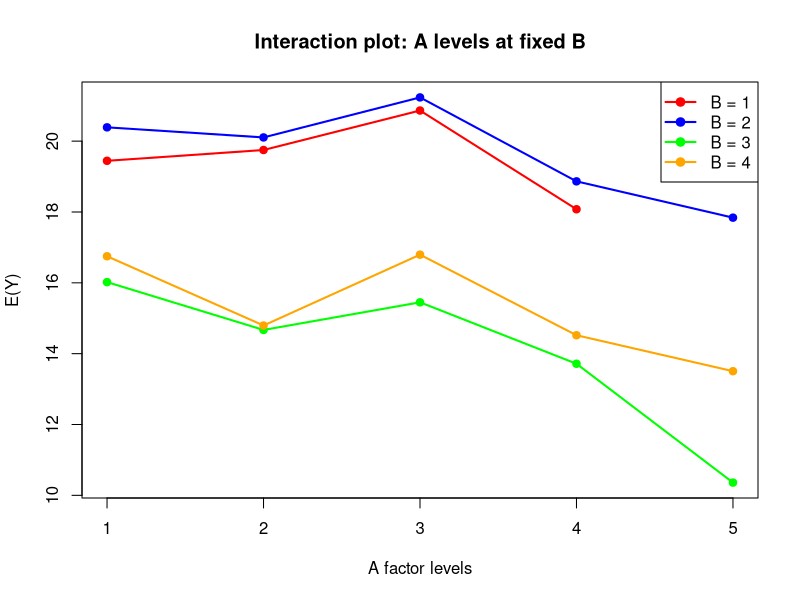
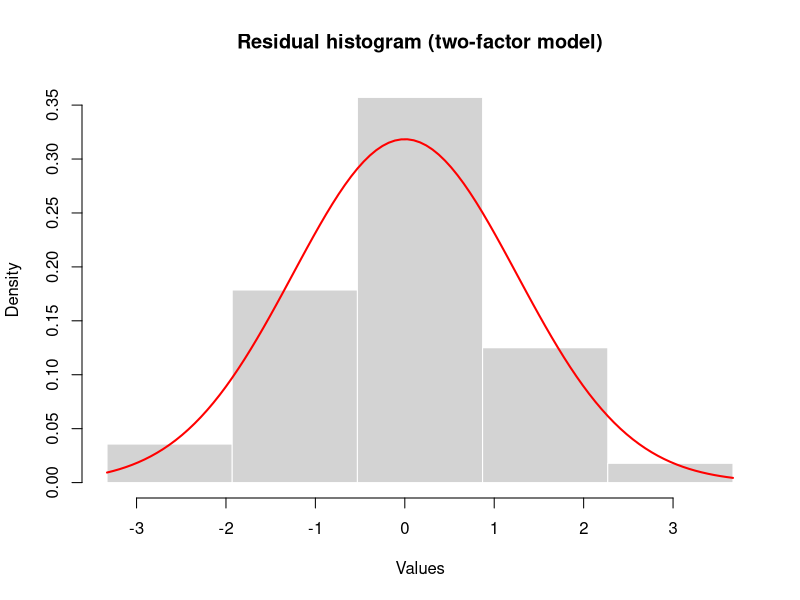

Write R code to recreate these figures, in order.
# IDZ 4, Variant 14 (513201226)
# Part 2: Two-way ANOVA

alpha1 <- 0.01
h2    <- 1.40

# Table 2 data from the assignment image (Var 14)
# No:  1     2     3     4     5     6     7     8     9    10    11    12    13    14    15    16    17
Y <- c(21.01,17.88,19.87,20.91,18.23,13.81,16.51,16.99,19.62,19.88,19.16,21.05,13.61,15.73,15.72,13.87,21.18,
# No: 18    19    20    21    22    23    24    25    26    27    28    29    30    31    32    33    34
       20.55,23.00,19.47,16.13,14.77,16.34,17.25,18.14,16.48,19.56,18.17,14.08,13.35,15.11,13.93,20.14,17.55,
# No: 35    36    37    38    39    40
       17.25,18.43,13.69, 7.03,13.99,13.02)

A <- c(1,1,1,1,1,1,1,1,2,2,2,2,2,2,2,2,3,
       3,3,3,3,3,3,3,4,4,4,4,4,4,4,4,4,4,
       5,5,5,5,5,5)

B <- c(1,1,2,2,3,3,4,4,1,1,2,2,3,3,4,4,1,
       1,2,2,3,3,4,4,1,1,2,2,3,3,4,4,1,1,
       2,2,3,3,4,4)

n <- length(Y)
cat("n =", n, "| Check A:", length(A), "| Check B:", length(B), "\n")

dat <- data.frame(Y = Y, A = A, B = B)
dat$Af <- as.factor(dat$A)
dat$Bf <- as.factor(dat$B)

d1 <- length(unique(A))
d2 <- length(unique(B))

cat("====================================================\n")
cat("IDZ 4, Variant 14 | PART 2: Two-way ANOVA\n")
cat("====================================================\n\n")
cat("n =", n, "| alpha1 =", alpha1, "| h =", h2, "\n")
cat("Levels A:", sort(unique(A)), "| Levels B:", sort(unique(B)), "\n\n")

# ===== ZADANIE A =====
cat("---------- ZADANIE A: Model + MNK estimates ----------\n")

q <- lm(Y ~ Af * Bf, data = dat)
qs <- summary(q)
qc <- qs$coefficients

cat("Full model Y ~ A * B\n")
print(qc[, c(1,2,3,4)])
cat("\n")

dat$ow <- paste0(dat$A, ":", dat$B)
ow.levels <- levels(as.factor(dat$ow))
n.levels  <- length(ow.levels)

XM <- matrix(0, nrow = n.levels, ncol = n)
for (i in 1:n.levels) {
  XM[i, (dat$ow == ow.levels[i])] <- 1
}
YM <- as.matrix(dat$Y)
S  <- XM %*% t(XM)
S1 <- solve(S)
bhat <- S1 %*% XM %*% YM

SSE <- sum((YM - t(XM) %*% bhat)^2)
s2  <- SSE / (n - d1 * d2)
cat("Unbiased variance s^2 =", round(s2, 6), "\n")
cat("sigma^2 from lm =", round(qs$sigma^2, 6), "\n\n")

# ===== ZADANIE B =====
cat("---------- ZADANIE B: Interaction plot ----------\n")

cell_means <- tapply(dat$Y, list(dat$A, dat$B), mean)
cat("Cell means:\n")
print(round(cell_means, 4))
cat("\n")

A_levels <- sort(unique(A))
B_levels <- sort(unique(B))
colors   <- c("red", "blue", "green", "orange", "purple")

png("/home/claude/plot2_B_interaction.png", width = 800, height = 600)
ylim_r <- range(cell_means, na.rm = TRUE)
plot(A_levels, cell_means[, 1], type = "l", col = colors[1], lwd = 2,
     ylim = ylim_r,
     xlab = "A factor levels", ylab = "E(Y)",
     main = "Interaction plot: A levels at fixed B")
for (j in 2:d2) {
  lines(A_levels, cell_means[, j], col = colors[j], lwd = 2)
  points(A_levels, cell_means[, j], col = colors[j], pch = 19, cex = 1)
}
points(A_levels, cell_means[, 1], col = colors[1], pch = 19, cex = 1)
legend("topright", legend = paste0("B = ", B_levels),
       col = colors[1:d2], lwd = 2, pch = 19)
dev.off()
cat("Interaction plot saved.\n\n")

cat("ANOVA (full model):\n")
print(anova(q))

# ===== ZADANIE C =====
cat("\n---------- ZADANIE C: Residuals normality ----------\n")

res2 <- q$residuals
cat("Residuals summary:\n")
print(summary(res2))
cat("\n")

min_v  <- min(res2)
max_v  <- max(res2)
brks2  <- seq(from = min_v, to = ceiling(max_v / h2) * h2, by = h2)

png("/home/claude/plot2_C_hist.png", width = 800, height = 600)
hh2 <- hist(res2, breaks = brks2, probability = TRUE,
            main = "Residual histogram (two-factor model)",
            xlab = "Values", col = "lightgray", border = "white")
curve(dnorm(x, mean = mean(res2), sd = sd(res2)),
      add = TRUE, col = "red", lwd = 2)
dev.off()

cat("Histogram breaks:", round(hh2$breaks, 4), "\n")
cat("counts:", hh2$counts, "\n\n")

chi2_f2 <- function(sigma) {
  ep  <- diff(pnorm(hh2$breaks, mean = 0, sd = sigma))
  ex  <- n * ep
  idx <- ex > 0
  sum((hh2$counts[idx] - ex[idx])^2 / ex[idx])
}
opt2    <- optimize(chi2_f2, interval = c(0.1, 20))
chi2_s2 <- opt2$objective
k2      <- length(hh2$counts)
df2_chi <- k2 - 1 - 1
crit2   <- qchisq(1 - alpha1, df2_chi)
pval2   <- pchisq(chi2_s2, df2_chi, lower.tail = FALSE)

cat("Chi-square normality test:\n")
cat("  X^2 =", round(chi2_s2, 6), "\n")
cat("  df =", df2_chi, "\n")
cat("  Critical chi^2_{", df2_chi, ",", 1-alpha1, "} =", round(crit2, 6), "\n")
cat("  P-value:", round(pval2, 6), "\n")
cat("  Result:", ifelse(chi2_s2 > crit2, "REJECT H0 (not normal)", "Do NOT reject H0 (normal)"), "\n\n")

# ===== ZADANIE D =====
cat("---------- ZADANIE D: ANOVA table ----------\n")

q12 <- lm(Y ~ Af + Bf, data = dat)
q1  <- lm(Y ~ Bf, data = dat)
q2  <- lm(Y ~ Af, data = dat)
q0  <- lm(Y ~ 1,  data = dat)

rdf <- n - d1 * d2

make_row <- function(label, mod_red, mod_full) {
  a    <- anova(mod_red, mod_full)
  df_h <- a$Df[2]
  ssh  <- a$`Sum of Sq`[2]
  f_v  <- a$F[2]
  pv   <- a$`Pr(>F)`[2]
  xal  <- qf(1 - alpha1, df_h, rdf)
  mrss <- ssh / df_h
  data.frame(H = label, Res.Df = rdf, SS = round(ssh,4), Df = df_h,
             MS = round(mrss,4), F.stat = round(f_v,4),
             F.crit = round(xal,4), p.value = round(pv,6))
}

err_rss <- deviance(q)
AOV <- rbind(
  make_row("H12 (no A:B)", q12, q),
  make_row("H1  (no A)",   q1,  q),
  make_row("H2  (no B)",   q2,  q),
  make_row("H0  (const)",  q0,  q)
)
AOV <- rbind(AOV, data.frame(H="Err", Res.Df=rdf, SS=round(err_rss,4),
                              Df=NA, MS=round(err_rss/rdf,4),
                              F.stat=NA, F.crit=NA, p.value=NA))
cat("ANOVA table:\n")
print(AOV)
cat("\n")

# ===== ZADANIE E =====
cat("---------- ZADANIE E: AIC and BIC ----------\n")

model_names <- c("Full (A*B)", "Additive (A+B)", "Only B", "Only A", "Constant")
models_list <- list(q, q12, q1, q2, q0)

aic_vals <- sapply(models_list, AIC)
bic_vals <- sapply(models_list, BIC)

mc2 <- data.frame(Model = model_names,
                  AIC   = round(aic_vals, 4),
                  BIC   = round(bic_vals, 4))
print(mc2)
cat("\nBest by AIC:", model_names[which.min(aic_vals)], "\n")
cat("Best by BIC:", model_names[which.min(bic_vals)], "\n\n")

# ===== ZADANIE F =====
cat("---------- ZADANIE F: Summary ----------\n")
cat("1. s^2 =", round(s2, 4), "\n")
cat("2. Interaction p-value:", round(anova(q)[3,5], 6), "\n")
cat("3. Normality:", ifelse(chi2_s2 <= crit2, "confirmed", "rejected"), "\n")
cat("4. Best model AIC:", model_names[which.min(aic_vals)], "\n")
cat("5. Best model BIC:", model_names[which.min(bic_vals)], "\n")
